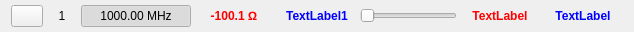
<?xml version="1.0" encoding="UTF-8"?>
<ui version="4.0">
 <class>MarkerSlider</class>
 <widget class="QWidget" name="MarkerSlider">
  <property name="geometry">
   <rect>
    <x>0</x>
    <y>0</y>
    <width>634</width>
    <height>32</height>
   </rect>
  </property>
  <property name="sizePolicy">
   <sizepolicy hsizetype="Preferred" vsizetype="Fixed">
    <horstretch>0</horstretch>
    <verstretch>0</verstretch>
   </sizepolicy>
  </property>
  <property name="windowTitle">
   <string>Form</string>
  </property>
  <layout class="QHBoxLayout" name="horizontalLayout">
   <property name="spacing">
    <number>3</number>
   </property>
   <property name="topMargin">
    <number>0</number>
   </property>
   <property name="bottomMargin">
    <number>0</number>
   </property>
   <item>
    <widget class="QPushButton" name="b_add_del">
     <property name="sizePolicy">
      <sizepolicy hsizetype="Fixed" vsizetype="Fixed">
       <horstretch>0</horstretch>
       <verstretch>0</verstretch>
      </sizepolicy>
     </property>
     <property name="minimumSize">
      <size>
       <width>32</width>
       <height>0</height>
      </size>
     </property>
     <property name="maximumSize">
      <size>
       <width>32</width>
       <height>16777215</height>
      </size>
     </property>
     <property name="text">
      <string/>
     </property>
     <property name="iconSize">
      <size>
       <width>12</width>
       <height>16</height>
      </size>
     </property>
    </widget>
   </item>
   <item>
    <widget class="QLabel" name="l_id">
     <property name="minimumSize">
      <size>
       <width>32</width>
       <height>0</height>
      </size>
     </property>
     <property name="toolTip">
      <string>Marker id</string>
     </property>
     <property name="text">
      <string>1</string>
     </property>
     <property name="alignment">
      <set>Qt::AlignCenter</set>
     </property>
    </widget>
   </item>
   <item>
    <widget class="QPushButton" name="b_freq">
     <property name="sizePolicy">
      <sizepolicy hsizetype="Fixed" vsizetype="Fixed">
       <horstretch>0</horstretch>
       <verstretch>0</verstretch>
      </sizepolicy>
     </property>
     <property name="minimumSize">
      <size>
       <width>110</width>
       <height>0</height>
      </size>
     </property>
     <property name="toolTip">
      <string>Show/hide marker</string>
     </property>
     <property name="text">
      <string>1000.00 MHz</string>
     </property>
     <property name="checkable">
      <bool>true</bool>
     </property>
     <property name="checked">
      <bool>true</bool>
     </property>
    </widget>
   </item>
   <item>
    <widget class="QLabel" name="l1">
     <property name="minimumSize">
      <size>
       <width>80</width>
       <height>0</height>
      </size>
     </property>
     <property name="styleSheet">
      <string notr="true">color: red; font-weight: bold</string>
     </property>
     <property name="text">
      <string>-100.1 Ω</string>
     </property>
     <property name="alignment">
      <set>Qt::AlignCenter</set>
     </property>
     <property name="margin">
      <number>0</number>
     </property>
    </widget>
   </item>
   <item>
    <widget class="QLabel" name="l2">
     <property name="minimumSize">
      <size>
       <width>80</width>
       <height>0</height>
      </size>
     </property>
     <property name="styleSheet">
      <string notr="true">color: blue; font-weight: bold</string>
     </property>
     <property name="text">
      <string>TextLabel1</string>
     </property>
     <property name="alignment">
      <set>Qt::AlignCenter</set>
     </property>
     <property name="margin">
      <number>0</number>
     </property>
    </widget>
   </item>
   <item>
    <widget class="QSlider" name="slider">
     <property name="orientation">
      <enum>Qt::Horizontal</enum>
     </property>
    </widget>
   </item>
   <item>
    <widget class="QLabel" name="l3">
     <property name="minimumSize">
      <size>
       <width>80</width>
       <height>0</height>
      </size>
     </property>
     <property name="styleSheet">
      <string notr="true">color: red; font-weight: bold</string>
     </property>
     <property name="text">
      <string>TextLabel</string>
     </property>
     <property name="alignment">
      <set>Qt::AlignCenter</set>
     </property>
     <property name="margin">
      <number>5</number>
     </property>
    </widget>
   </item>
   <item>
    <widget class="QLabel" name="l4">
     <property name="minimumSize">
      <size>
       <width>80</width>
       <height>0</height>
      </size>
     </property>
     <property name="styleSheet">
      <string notr="true">color: blue; font-weight: bold</string>
     </property>
     <property name="text">
      <string>TextLabel</string>
     </property>
     <property name="alignment">
      <set>Qt::AlignCenter</set>
     </property>
     <property name="margin">
      <number>5</number>
     </property>
    </widget>
   </item>
  </layout>
 </widget>
 <resources/>
 <connections/>
</ui>
